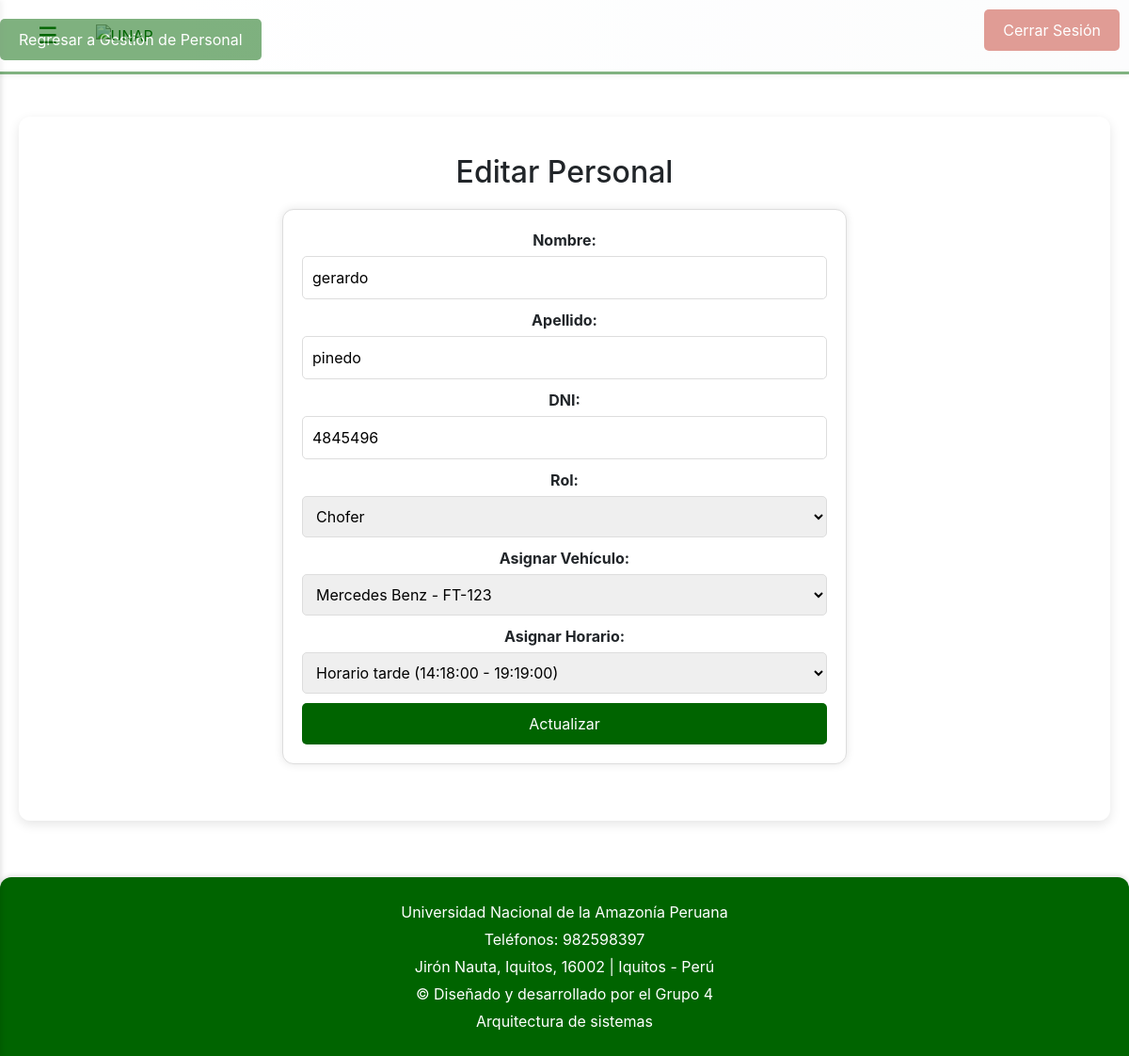
The app's page /editar_personal.php?id=7 with its own data.
### tables this page shows
CREATE TABLE IF NOT EXISTS `personal` (
  `id` int NOT NULL AUTO_INCREMENT,
  `nombre` varchar(100) NOT NULL,
  `apellido` varchar(100) NOT NULL,
  `dni` varchar(20) NOT NULL,
  `rol` enum('mecanico','chofer') NOT NULL,
  `usuario` varchar(50) DEFAULT NULL,
  `password` varchar(255) DEFAULT NULL,
  `vehiculo_id` int DEFAULT NULL,
  `horario_id` int NOT NULL,
  PRIMARY KEY (`id`),
  UNIQUE KEY `dni` (`dni`),
  KEY `vehiculo_id` (`vehiculo_id`),
  KEY `horario_id` (`horario_id`)
);

CREATE TABLE IF NOT EXISTS `horarios` (
  `id` int NOT NULL AUTO_INCREMENT,
  `nombre` varchar(50) NOT NULL,
  `hora_inicio` time NOT NULL,
  `hora_fin` time NOT NULL,
  PRIMARY KEY (`id`)
);

### public/editar_personal.php (the view, shortened to what this page needs)
<?php
$id = $_GET['id'];
$conn = getDBConnection();
$query = "SELECT * FROM personal WHERE id=?";
$stmt = $conn->prepare($query);
$stmt->bind_param("i", $id);
$stmt->execute();
$result = $stmt->get_result();
$persona = $result->fetch_assoc();
$vehiculos = $conn->query("SELECT id, marca, placa FROM vehiculos");
$horarios = $conn->query("SELECT id, nombre, hora_inicio, hora_fin FROM horarios");
?>
<!DOCTYPE html>
<html lang="es">
<head>
    <link rel="stylesheet" href="css/estilos.css">
</head>
<body>
    <?php include '../src/views/header.php'; ?>
    <a href="gestion_personal.php" class="back-button">Regresar a Gestión de Personal</a>
    <main>
        <section class="section">
            <h2>Editar Personal</h2>
            <form method="post" action="" class="form-container">
                <label for="nombre">Nombre:</label>
                <input type="text" name="nombre" id="nombre" value="<?= htmlspecialchars($persona['nombre']) ?>" required>
                <label for="apellido">Apellido:</label>
                <input type="text" name="apellido" id="apellido" value="<?= htmlspecialchars($persona['apellido']) ?>" required>
                <label for="dni">DNI:</label>
                <input type="text" name="dni" id="dni" value="<?= htmlspecialchars($persona['dni']) ?>" required>
                <label for="rol">Rol:</label>
                <select name="rol" id="rol" required onchange="toggleFields()">
                    <option value="chofer" <?= $persona['rol'] == 'chofer' ? 'selected' : '' ?>>Chofer</option>
                </select>
                <div id="chofer_fields" style="display:<?= $persona['rol'] == 'chofer' ? 'block' : 'none' ?>;">
                    <label for="vehiculo_id">Asignar Vehículo:</label>
                    <select name="vehiculo_id" id="vehiculo_id">
                        <?php while ($vehiculo = $vehiculos->fetch_assoc()) { ?>
                            <option value="<?= $vehiculo['id'] ?>" <?= $persona['vehiculo_id'] == $vehiculo['id'] ? 'selected' : '' ?>><?= htmlspecialchars($vehiculo['marca']) ?> - <?= htmlspecialchars($vehiculo['placa']) ?></option>
                        <?php } ?>
                    </select>
                </div>
                <label for="horario_id">Asignar Horario:</label>
                <select name="horario_id" id="horario_id" required>
                    <?php while ($horario = $horarios->fetch_assoc()) { ?>
                        <option value="<?= $horario['id'] ?>" <?= $persona['horario_id'] == $horario['id'] ? 'selected' : '' ?>><?= htmlspecialchars($horario['nombre']) ?> (</option>
                    <?php } ?>
                </select>
                <button type="submit">Actualizar</button>
            </form>
        </section>
    </main>
    <?php include '../src/views/footer.php'; ?>
</body>
</html>

### public/css/estilos.css (style rules this page uses)
body { font-family: 'Roboto', sans-serif; margin: 0; padding: 0; background: #f8f9fa; color: #343a40; }
main { padding: 40px 20px; max-width: 1200px; margin: 0 auto; }
.section { text-align: center; background: white; padding: 40px; border-radius: 12px; box-shadow: 0 4px 12px rgba(0, 0, 0, 0.1); margin: 20px 0; }
.form-container { max-width: 600px; margin: 20px auto; padding: 20px; border: 1px solid #ddd; border-radius: 12px; background-color: #fff; box-shadow: 0 0 10px rgba(0,0,0,0.1); }
.form-container label { display: block; margin-bottom: 5px; font-weight: bold; }
.form-container select, .form-container input { width: 100%; padding: 10px; margin-bottom: 10px; border: 1px solid #ddd; border-radius: 5px; }
.form-container button { width: 100%; padding: 10px; background-color: #006400; color: white; border: none; border-radius: 5px; cursor: pointer; font-size: 16px; transition: background-color 0.3s; }
.back-button { display: inline-block; margin-top: 20px; padding: 10px 20px; background-color: #006400; color: white; text-decoration: none; border-radius: 5px; transition: background-color 0.3s; }
button { background-color: #006400; color: white; border: none; cursor: pointer; padding: 10px 20px; border-radius: 5px; font-size: 16px; transition: background-color 0.3s; }

### public/css/header-sidebar.css (style rules this page uses)
body { font-family: 'Roboto', sans-serif; margin: 0; padding: 0; background: #f8f9fa; color: #343a40; }

### public/css/contenido-principal.css (style rules this page uses)
main { padding: 40px 20px; max-width: 1200px; margin: 0 auto; }
.section { text-align: center; background: white; padding: 40px; border-radius: 12px; box-shadow: 0 4px 12px rgba(0, 0, 0, 0.1); margin: 20px 0; }

### public/css/tabla.css (style rules this page uses)
body { font-family: 'Roboto', sans-serif; background-color: #f5f7fa; margin: 0; padding: 0; }
h2 { text-align: center; margin-top: 20px; color: #333; font-size: 2em; font-weight: 300; }
button { background-color: #006400; color: white; border: none; cursor: pointer; padding: 10px 20px; border-radius: 4px; font-size: 16px; transition: background-color 0.3s; }

### public/css/botones.css (style rules this page uses)
button { background-color: #006400; color: white; border: none; cursor: pointer; padding: 10px 20px; border-radius: 5px; font-size: 16px; transition: background-color 0.3s; }

### public/css/contenedor-formulario.css (style rules this page uses)
.form-container { max-width: 600px; margin: 20px auto; padding: 20px; border: 1px solid #ddd; border-radius: 12px; background-color: #fff; box-shadow: 0 0 10px rgba(0,0,0,0.1); }
.form-container label { display: block; margin-bottom: 5px; font-weight: bold; }
.form-container select, .form-container input { width: 100%; padding: 10px; margin-bottom: 10px; border: 1px solid #ddd; border-radius: 5px; }
.form-container button { width: 100%; padding: 10px; background-color: #006400; color: white; border: none; border-radius: 5px; cursor: pointer; font-size: 16px; transition: background-color 0.3s; }

### public/css/boton-regreso.css (style rules this page uses)
.back-button { display: inline-block; margin-top: 20px; padding: 10px 20px; background-color: #006400; color: white; text-decoration: none; border-radius: 5px; transition: background-color 0.3s; }

### records on screen
personal: nombre "gerardo", apellido "pinedo", dni "4845496", rol "Chofer", horario_id "Horario tarde (14:18:00 - 19:19:00)"

### other values on screen
form field vehiculo_id "Mercedes Benz - FT-123"
